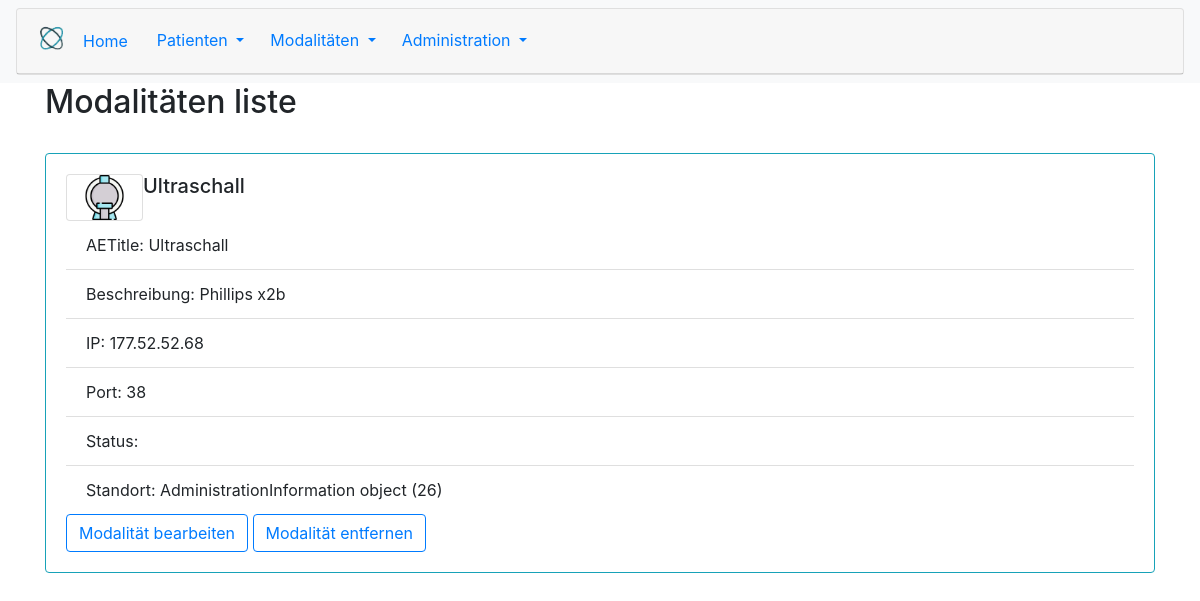
Before: /modalities/list with the older database file.
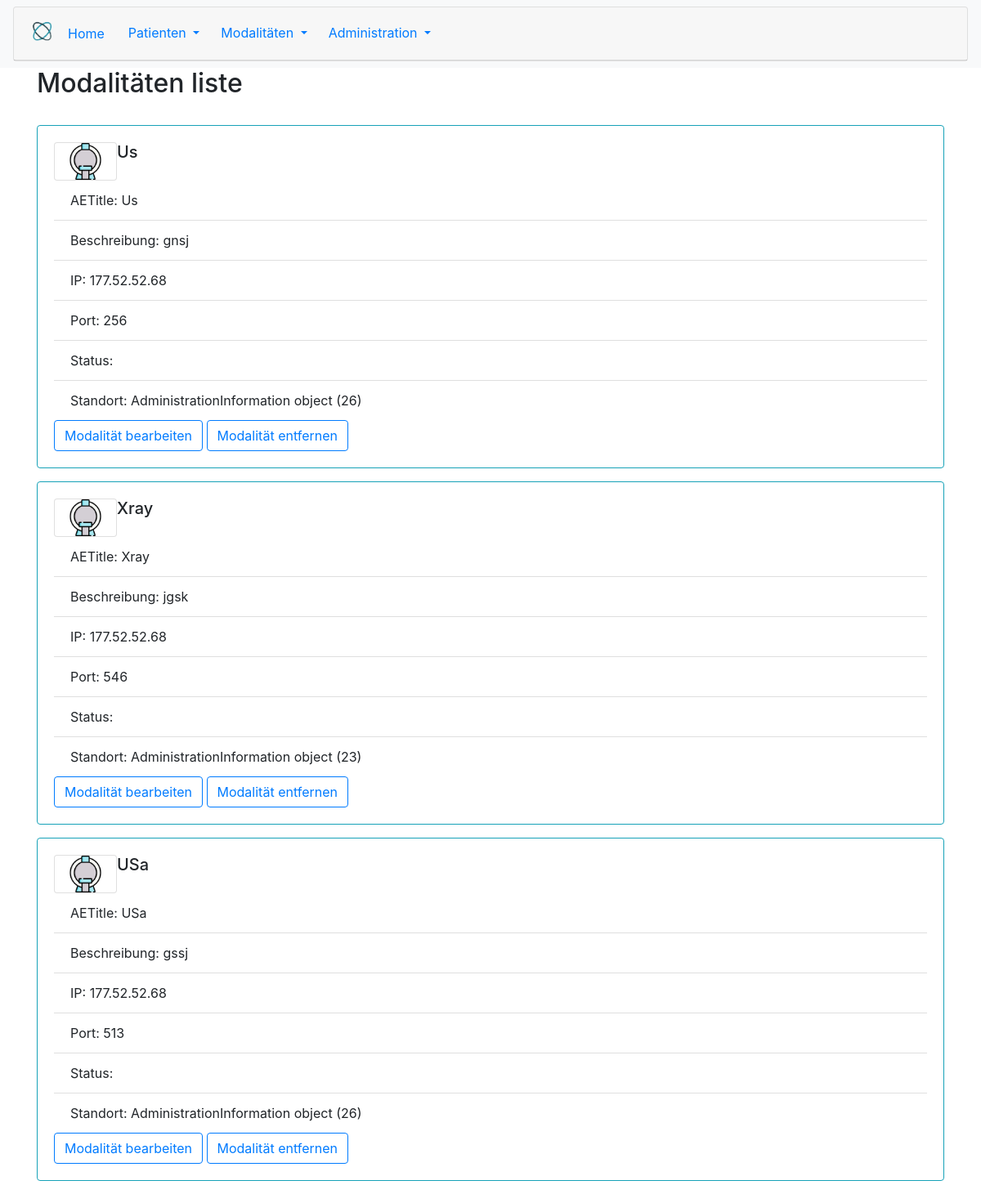
After: the same page with the newer database file.
### modalities/models.py (models this page shows, shortened)
class ModalitiesInformation(models.Model):
    title = models.CharField(max_length=150)
    ae_title = models.CharField(max_length=15)
    description = models.TextField(max_length=400)
    ip = models.GenericIPAddressField()
    port = models.PositiveIntegerField(validators = [validate_port])
    associate_location = models.ForeignKey('administration.AdministrationInformation', on_delete=models.CASCADE)

### administration/models.py (models this page shows, shortened)
class AdministrationInformation(models.Model):
    name = models.CharField(max_length=100)
    street = models.CharField(max_length=80)
    city = models.CharField(max_length=40)
    plz = models.CharField(max_length=4)
    number = models.IntegerField()
    telefon_number = models.CharField(max_length=10)

### modalities/views.py (the view)
# urls.py: path('modalities/list', modality_list_view, name ='modalities'),
def modality_list_view(request):
    queryset = ModalitiesInformation.objects.all()
    context ={
        'object_list': queryset
    }
    return render(request, 'modality/modality_list.html', context)

### templates/modality/modality_list.html
{% extends 'base.html' %}
{% block content %}
<h2>Modalitäten liste</h2>
<br>
{% for instance in object_list %}
<div class="card border-info mb-3 w-100" >
    <div class="card-body">
    <div class="container">
      <div class="row">
        <div class = "card w-2">
        <div class="col">
          <img src="/static/images/mri.png" class="card-img-top" width="55" height="45">
        </div>
      </div>
        <div class="col-15">
          <h5 class="card-title">{{instance.title}} </h5>
        </div>
      </div>
    </div>
        <ul class="list-group list-group-flush">
            <li class="list-group-item">AETitle: {{ instance.title }}</li>
          <li class="list-group-item">Beschreibung: {{ instance.description }}</li>
          <li class="list-group-item">IP: {{ instance.ip }}</li>
          <li class="list-group-item">Port: {{ instance.port }}</li>
          <li class="list-group-item">Status: {{ instance.status }}</li>
          <li class="list-group-item"> Standort: {{ instance.associate_location }}</li>
        </ul>
        <a href="#modalität bearbeiten"
         class="btn btn-outline-primary">Modalität bearbeiten</a>
        <a href="{% url 'modalityDelete' instance.id %}" class="btn btn-outline-primary">Modalität entfernen</a>
      </div>
    </div>
{% endfor %}
{% endblock %}

### templates/base.html (shortened to what this page needs)
<!DOCTYPE html>
<html lang="en">
<head>
  {% load static %}
  <link rel="stylesheet" href="https://cdn.jsdelivr.net/npm/bootstrap@4.5.3/dist/css/bootstrap.min.css"
>
  <link rel="stylesheet" type="text/css" href="{% static 'css/bootstrap.css' %}">
</head>
<body>
  <nav class="navbar sticky-top navbar-light bg-light">
    <div class="card text-center w-100 ">
      <div class="card-header  ">
        <ul class="nav ">
          <img src="/static/images/favicon.ico" width="30" height="30" alt="" loading="lazy">
          <li class="nav-item">
            <a class="nav-link home" href="{% url 'home' %}">Home</a>
          </li>
          <li class="nav-item dropdown">
            <button class="btn btn-link dropdown-toggle" type="button" id="dropdownPatientenButton"
              data-toggle="dropdown" aria-haspopup="true" aria-expanded="false">
              Patienten
            </button>
          </li>
          <li class="nav-item dropdown">
            <button class="btn btn-link dropdown-toggle" type="button" id="dropdownModalityButton"
              data-toggle="dropdown" aria-haspopup="true" aria-expanded="false">
              Modalitäten
            </button>
          </li>
          <li class="nav-item dropdown">
            <button class="btn btn-link dropdown-toggle" type="button" id="dropdownAdminButton" data-toggle="dropdown"
              aria-haspopup="true" aria-expanded="false">
              Administration
            </button>
          </li>
        </ul>
      </div>
    </div>
  </nav>
  <div class="container-md">
    {% block content %}{% endblock %}
  </div>
</body>
</html>

Changed rows visible on the page:
removed ModalitiesInformation: title "Ultraschall", description "Phillips x2b", ip "177.52.52.68", port "38", associate_location "AdministrationInformation object (26)"
added ModalitiesInformation: title "Us", description "gnsj", ip "177.52.52.68", port "256", associate_location "AdministrationInformation object (26)"
added ModalitiesInformation: title "Xray", description "jgsk", ip "177.52.52.68", port "546", associate_location "AdministrationInformation object (23)"
added ModalitiesInformation: title "USa", description "gssj", ip "177.52.52.68", port "513", associate_location "AdministrationInformation object (26)"
